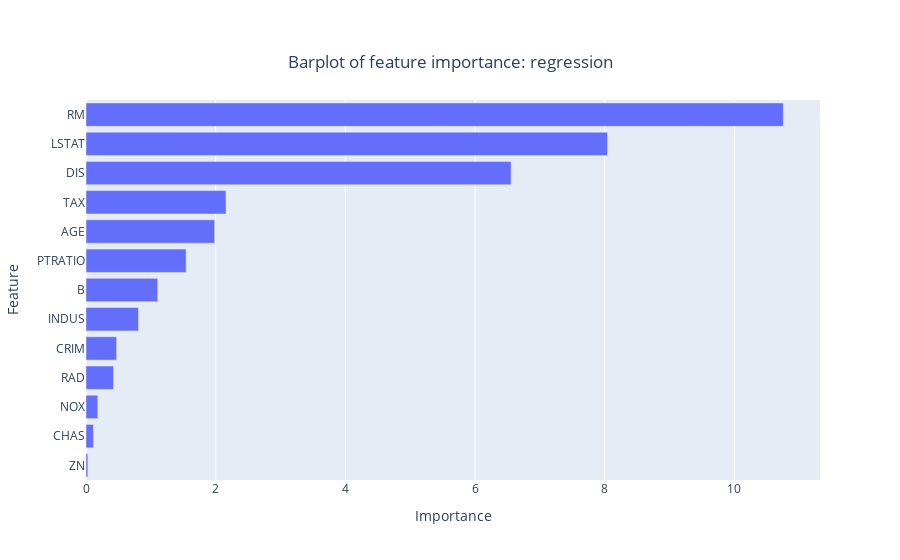

The code cell stored with this chart in its notebook:
### Code cell
acme_rf.bar_plot()

### Figure 1 — Plotly figure (JSON) as saved in the notebook; plotly's stock layout.template omitted (floating-point values rounded to 4 significant figures)
{"data": [{"alignmentgroup": "True", "hovertemplate": "Importance=%{x}<br>Feature=%{y}<extra></extra>", "legendgroup": "", "marker": {"color": "#636efa", "pattern": {"shape": ""}}, "name": "", "offsetgroup": "", "orientation": "h", "showlegend": false, "textposition": "auto", "type": "bar", "x": [0.02826, 0.1148, 0.1819, 0.4241, 0.4718, 0.8093, 1.106, 1.544, 1.985, 2.159, 6.556, 8.043, 10.75], "xaxis": "x", "y": ["ZN", "CHAS", "NOX", "RAD", "CRIM", "INDUS", "B", "PTRATIO", "AGE", "TAX", "DIS", "LSTAT", "RM"], "yaxis": "y"}], "layout": {"barmode": "relative", "legend": {"tracegroupgap": 0}, "title": {"text": "Barplot of feature importance: regression", "x": 0.5, "xanchor": "center", "y": 0.9, "yanchor": "top"}, "xaxis": {"anchor": "y", "domain": [0, 1], "title": {"text": "Importance"}}, "yaxis": {"anchor": "x", "domain": [0, 1], "title": {"text": "Feature"}}}}
